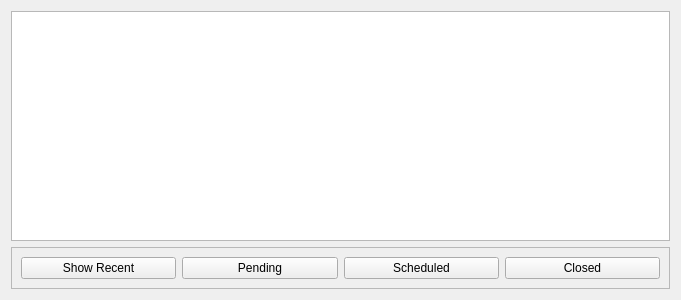
<?xml version="1.0" encoding="UTF-8"?>
<ui version="4.0">
 <class>MediationProcessTableForm</class>
 <widget class="QWidget" name="MediationProcessTableForm">
  <property name="geometry">
   <rect>
    <x>0</x>
    <y>0</y>
    <width>681</width>
    <height>300</height>
   </rect>
  </property>
  <property name="windowTitle">
   <string>Form</string>
  </property>
  <layout class="QGridLayout" name="gridLayout">
   <item row="0" column="0">
    <widget class="QTableWidget" name="tableWidget"/>
   </item>
   <item row="1" column="0">
    <widget class="QFrame" name="frame">
     <property name="sizePolicy">
      <sizepolicy hsizetype="Preferred" vsizetype="Fixed">
       <horstretch>0</horstretch>
       <verstretch>0</verstretch>
      </sizepolicy>
     </property>
     <property name="frameShape">
      <enum>QFrame::StyledPanel</enum>
     </property>
     <property name="frameShadow">
      <enum>QFrame::Raised</enum>
     </property>
     <layout class="QHBoxLayout" name="horizontalLayout">
      <item>
       <widget class="QPushButton" name="recentButton">
        <property name="text">
         <string>Show Recent</string>
        </property>
       </widget>
      </item>
      <item>
       <widget class="QPushButton" name="pendingButton">
        <property name="text">
         <string>Pending</string>
        </property>
       </widget>
      </item>
      <item>
       <widget class="QPushButton" name="scheduledButton">
        <property name="text">
         <string>Scheduled</string>
        </property>
       </widget>
      </item>
      <item>
       <widget class="QPushButton" name="closedButton">
        <property name="text">
         <string>Closed</string>
        </property>
       </widget>
      </item>
     </layout>
    </widget>
   </item>
  </layout>
 </widget>
 <resources/>
 <connections/>
</ui>
